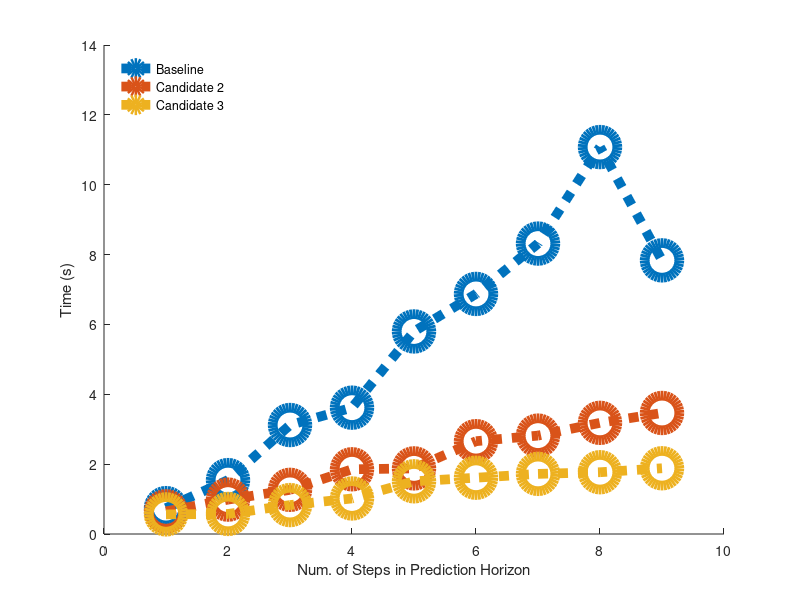

This chart was generated by the following MATLAB code: (Note: this script raises an error after producing the figure.)
%% Plot for antfarm time
antnlptime = [0.7407,	1.5428,	3.12,	3.6171,	5.7993,	6.8731,	8.3149,	11.0778,	7.8341];
antPontonFulltime = [0.6486,	0.9847,	1.2641,	1.8526,	1.8785,	2.6573,	2.8169,	3.1823,	3.4647];
antPontonSingletime = [0.5616,	0.574,	0.8284,	1.0173,	1.5086,	1.6112,	1.7212,	1.7685,	1.8821];
pridction_horizon = [1,2,3,4,5,6,7,8,9];

figure()
hold on
plot(pridction_horizon,antnlptime,':o','LineWidth',7,'MarkerSize',25)
plot(pridction_horizon,antPontonFulltime,':o','LineWidth',7,'MarkerSize',25)
plot(pridction_horizon,antPontonSingletime,':o','LineWidth',7,'MarkerSize',25)
ylim([0,14])
ylabel('Time (s)')
xlabel('Num. of Steps in Prediction Horizon')
legend('Baseline ','Candidate 2','Candidate 3','Location','northwest','box','off')
ax = gca;
ax.FontSize = 32;
%grid on
xlim([0.5,9.5])

%% Plot for antfarm Cost
antnlpcost = [0.771829965,0.369179979,0.35190796,0.304114112,0.317607467,0.30113035,0.306439314,0.30165954,0.302053345];
antPontonFullcost = [3.077418669,0.974532072,0.86810627,0.921213394,0.879860659,0.937981567,0.880382775,0.942932729,0.881515991];
antPontonSinglecost = [2.617572813,0.746447191,0.695723339,0.706360031,0.69310504,0.72402795,0.694602988,0.723161826,0.705625616];
pridction_horizon = [1,2,3,4,5,6,7,8,9];

figure()
hold on
plot(pridction_horizon,antnlpcost,':o','LineWidth',7,'MarkerSize',25)
plot(pridction_horizon,antPontonFullcost,':o','LineWidth',7,'MarkerSize',25)
plot(pridction_horizon,antPontonSinglecost,':o','LineWidth',7,'MarkerSize',25)
ylim([0,3.5])
ylabel('Accumulated Cost')
xlabel('Num. of Steps in Prediction Horizon')
%legend('Baseline ','Candidate 2','Candidate 3','Location','northeast','box','off')
ax = gca;
ax.FontSize = 32;
%grid on
xlim([0.5,9.5])

%% Plot for up and down Computation Time
updownnlptime = [1.63,2.93,4.4759,5.6642,6.587,8.3021,8.3982,9.6647,8.9827];
updownPontonFulltime = [0.9176,1.3276,1.2802,1.7153,1.9707,2.3981,2.6293,3.0244,3.2528];
updownPontonSingletime = [0.7566,0.5604,0.7389,1.0375,1.3096,1.2245,1.5653,1.6831,2.0879];
pridction_horizon = [1,2,3,4,5,6,7,8,9];

figure()
hold on
plot(pridction_horizon,updownnlptime,':o','LineWidth',7,'MarkerSize',25)
plot(pridction_horizon,updownPontonFulltime,':o','LineWidth',7,'MarkerSize',25)
plot(pridction_horizon,updownPontonSingletime,':o','LineWidth',7,'MarkerSize',25)
ylim([0,14])
ylabel('Time (s)')
xlabel('Num. of Steps in Prediction Horizon')
%legend('Baseline ','Candidate 2','Candidate 3','Location','northwest','box','off')
ax = gca;
ax.FontSize = 32;
%grid on
xlim([0.5,9.5])

%% Plot for up and down Cost
updownnlpcost = [0.622567928,0.444534344,0.313854235,0.321154294,0.296481242,0.314621493,0.295759448,0.300224301,0.296971236];
updownPontonFullcost = [2.997788222,0.624574455,0.485966016,0.639857353,0.499265786,0.630816027,0.498573526,0.628983197,0.497031614];
updownPontonSinglecost = [2.614036577,0.572713328,0.490612741,0.544352386,0.48733062,0.532323698,0.493423951,0.510225914,0.487403772];
pridction_horizon = [1,2,3,4,5,6,7,8,9];

figure()
hold on
plot(pridction_horizon,updownnlpcost,':o','LineWidth',7,'MarkerSize',25)
plot(pridction_horizon,updownPontonFullcost,':o','LineWidth',7,'MarkerSize',25)
plot(pridction_horizon,updownPontonSinglecost,':o','LineWidth',7,'MarkerSize',25)
ylim([0,3.5])
ylabel('Accumulated Cost')
xlabel('Num. of Steps in Prediction Horizon')
%legend('Baseline ','Candidate 2','Candidate 3','Location','northeast','box','off')
ax = gca;
ax.FontSize = 32;
%grid on
xlim([0.5,9.5])

%% Plot for darpa Computation Time
darpanlptime = [1.84,3.5269,4.796,6.4931,9.4068,13.1713,10.3845,10.0237,11.4756];
darpaPontonFulltime = [0.5693,1.096,1.3442,1.8489,2.6998,3.1719,2.6242,2.8404,3.4463];
darpaPontonSingletime = [0.4573,0.6556,0.7602,1.0106,1.2336,1.2075,1.5881,1.7409,1.8755];
pridction_horizon = [1,2,3,4,5,6,7,8,9];

figure()
hold on
plot(pridction_horizon,darpanlptime,':o','LineWidth',7,'MarkerSize',25)
plot(pridction_horizon,darpaPontonFulltime,':o','LineWidth',7,'MarkerSize',25)
plot(pridction_horizon,darpaPontonSingletime,':o','LineWidth',7,'MarkerSize',25)
ylim([0,14])
ylabel('Time (s)')
xlabel('Num. of Steps in Prediction Horizon')
legend('Baseline ','Candidate 2','Candidate 3','Location','northwest','box','off')
ax = gca;
ax.FontSize = 32;
%grid on
xlim([0.5,9.5])

%% Plot for darpa cost
darpanlpcost = [0.809737908,0.474016988,0.360575192,0.336337099,0.31817316,0.31910797,0.313056725,0.309761673,0.302879631];
darpaPontonFullcost = [2.745943647,0.715072178,0.644810806,0.705407333,0.651732528,0.691746198,0.651963252,0.68180388,0.658276701];
darpaPontonSinglecost = [2.530982838,0.593986384,0.552614468,0.578649329,0.567030201,0.537793624,0.53636745,0.539965184,0.537416107];
pridction_horizon = [1,2,3,4,5,6,7,8,9];

figure()
hold on
plot(pridction_horizon,darpanlpcost,':o','LineWidth',7,'MarkerSize',25)
plot(pridction_horizon,darpaPontonFullcost,':o','LineWidth',7,'MarkerSize',25)
plot(pridction_horizon,darpaPontonSinglecost,':o','LineWidth',7,'MarkerSize',25)
ylim([0,3.5])
ylabel('Accumulated Cost')
xlabel('Num. of Steps in Prediction Horizon')
%legend('Baseline ','Candidate 2','Candidate 3','Location','northeast','box','off')
ax = gca;
ax.FontSize = 32;
%grid on
xlim([0.5,9.5])